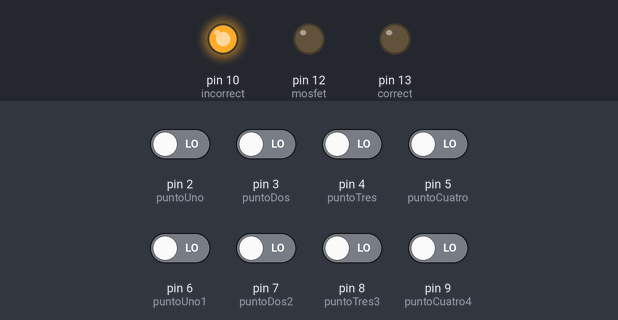
The sketch below on a simulated Arduino Uno, built with avr-gcc and run on an emulated ATmega328P. On the bench: output pins drawn as LEDs (lit = HIGH). The inputs (shaded band) are chosen by the test bench; at power-on: pin 2 (puntoUno), pin 3 (puntoDos), pin 4 (puntoTres), pin 5 (puntoCuatro), pin 6 (puntoUno1), pin 7 (puntoDos2), pin 8 (puntoTres3), pin 9 (puntoCuatro4) LOW.

Above: at 1.2 s.
1.3 s: pin 2 (puntoUno) driven HIGH and pin 3 (puntoDos) driven HIGH and pin 4 (puntoTres) driven HIGH and pin 5 (puntoCuatro) driven HIGH and pin 6 (puntoUno1) driven HIGH
At 1.6 s:
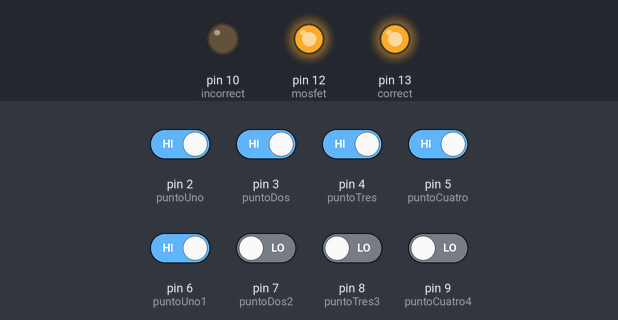
2.8 s: pin 3 (puntoDos) driven LOW
At 4.0 s:
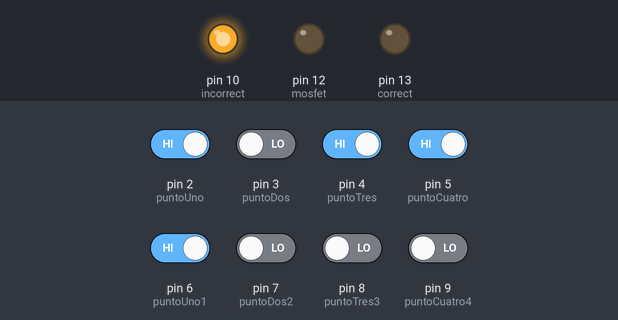
4.3 s: pin 3 (puntoDos) driven HIGH
At 5.1 s:
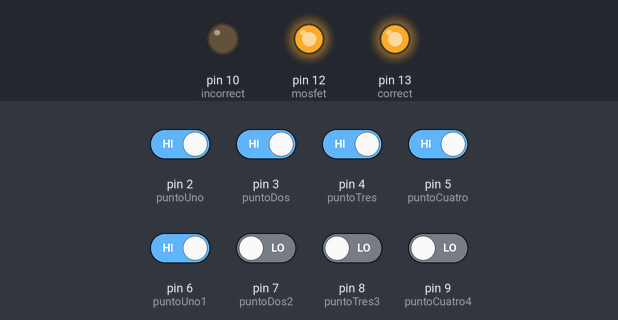
Timing chart, 0 to 7.3 s (numbered marks = the images above; inputs shaded):
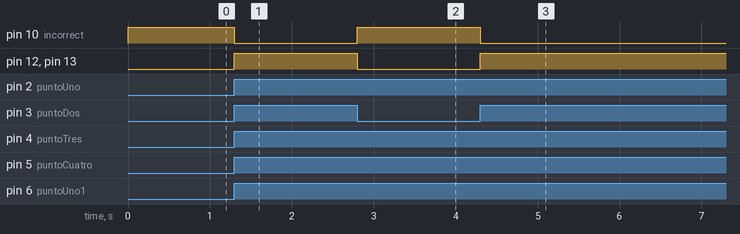

Measured:
- after the input at 1.3 s, pin 10 (incorrect): HIGH → LOW at once; pin 12 (mosfet), pin 13 (correct): LOW → HIGH at once
- after the input at 2.8 s, pin 10 (incorrect): LOW → HIGH at once; pin 12 (mosfet), pin 13 (correct): HIGH → LOW at once
- after the input at 4.3 s, pin 10 (incorrect): HIGH → LOW at once; pin 12 (mosfet), pin 13 (correct): LOW → HIGH at once

The sketch:

puertadesalida.ino
```cpp
/*

Automatizacion - puerta de salida
Created by Cindy Canul Canul & Cristian Kumul Uc
E-mail: cindycanul92@gmail.com, cristiankumul@gmail.com
*/


/* MATERIALES
8 FOTORESISTENCIAS
1 ARDUINO UNO
1 SOLENOIDE
1 Relay
2 LEDS
*/

/*  CABLES para montar en PROTOBOARD


Jumpers:
M-M: MACHO A MACHO
M-H: MACHO A HEMBRA
H-H: HEMBRA A HEMBRA


#CABLES | #HILOS |
  2          2      M-M para corriente y tierra del protoboard, puente de protoboard
  8          3       M-H para fotoresistencias
  2          1      M-M para leds
  1          3      M-H para relay
  1          2      M-M para solenoide (no olvide los cables
                  para la conectarlo con la fuente de 12v)


*/


// Variables, el numero descrito es el PIN a utilizar en la placa arduino.
// El numero no necesariamente tiene que ser el que esta descrito aqui, puede ser diferente.

int puntoUno = 2;
int puntoDos = 3;
int puntoTres = 4;
int puntoCuatro = 5;

// Estas son por seguridad, en caso de que las primeras partes no funcionen


int puntoUno1 = 6;
int puntoDos2 = 7;
int puntoTres3 = 8;
int puntoCuatro4 = 9;


// validacion del juego
int correct = 13;
int incorrect = 10;

int mosfet = 12;


//variables para guardar
int temp = 0;
int temp1 = 0;
int temp2 = 0;
int temp3 = 0;
int temp4 = 0;
int temp5 = 0;
int temp6 = 0;
int temp7 = 0;
int temp8 = 0;


// INPUTS AND OUTPUTS, entradas y salidas
// para declarar la entra o salida del PIN

void setup() {
  //entradas

  pinMode(puntoUno, INPUT);
  pinMode(puntoDos, INPUT);
  pinMode(puntoTres, INPUT);
  pinMode(puntoCuatro, INPUT);


  pinMode(puntoUno1, INPUT);
  pinMode(puntoDos2, INPUT);
  pinMode(puntoTres3, INPUT);
  pinMode(puntoCuatro4, INPUT);
  pinMode(mosfet,OUTPUT);

  // salidas
  pinMode(correct, OUTPUT);
  pinMode(incorrect, OUTPUT);


  Serial.begin(9600);


}

void loop() {


  temp1 = digitalRead(puntoUno);
  temp2 = digitalRead(puntoDos);
  temp3 = digitalRead(puntoTres);
   temp4 = digitalRead(puntoCuatro);


 temp5 = digitalRead(puntoUno1);
 temp6 = digitalRead(puntoDos2);
  temp7 = digitalRead(puntoTres3);
   temp8 = digitalRead(puntoCuatro4);

// Descomentar la linea siguiente si el juego requiere que los 4 puntos tengan un respaldo, necesitara usar 8 fotoresistencias
// el IF compara por medio de un or para asegurarse
if( (comparePairs(puntoUno,puntoUno1)) && (comparePairs(puntoDos,puntoDos2)) && (comparePairs(puntoTres,puntoTres3)) && (comparePairs(puntoCuatro,puntoCuatro4))){


// en esta caso el juego solo tiene 4 fotoresistencias que son los 4 puntos de la puerta de salida
 // if( getHallValue(puntoUno) && getHallValue(puntoDos) && getHallValue(puntoTres) && getHallValue(puntoCuatro))  {
  digitalWrite(correct, HIGH);
  digitalWrite(incorrect, LOW);
  digitalWrite(mosfet, HIGH);

  }
  else{
  digitalWrite(correct, LOW);
  digitalWrite(incorrect, HIGH);
   digitalWrite(mosfet, LOW);
  }
 }  //loop


 // para las fotoresistencias
  bool getHallValue(int x){
    if (!digitalRead(x)) return false;
    else return true;
  }

  bool comparePairs(int x, int y)
  {
    if(getHallValue(x) == true || getHallValue(y) == true )
    return true;
    else
    return false;
  }
```
